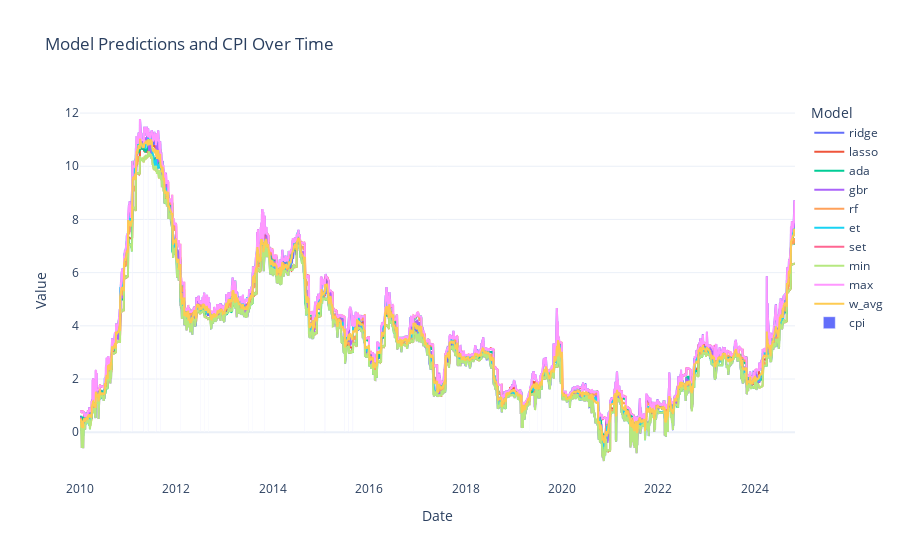

This figure's notebook cell:
### Code cell
# Create a figure
fig = go.Figure()
# Add line plots for each model's predictions
for col in all_forecast.columns[1:-1]:
    fig.add_trace(go.Scatter(x=all_forecast.index, y=all_forecast[col], mode='lines', name=col))
# Add a bar plot for the 'cpi' values
fig.add_trace(go.Bar(x=all_forecast.index, y=all_forecast['cpi'], name='cpi', opacity=1.0))

# Update layout for better visualization
fig.update_layout(
    title='Model Predictions and CPI Over Time',
    xaxis_title='Date',
    yaxis_title='Value',
    legend_title='Model',
    template='plotly_white'
)

# Show the plot
fig.show()

### Figure 1 — Plotly figure (JSON) as saved in the notebook; plotly's stock layout.template omitted (floating-point values rounded to 4 significant figures; data arrays with more than 128 entries replaced by an {"elided": "..."} marker saying what was removed)
{"data": [{"mode": "lines", "name": "ridge", "type": "scatter", "x": {"elided": "5759 str values"}, "y": {"elided": "5759 float values"}}, {"mode": "lines", "name": "lasso", "type": "scatter", "x": {"elided": "5759 str values"}, "y": {"elided": "5759 float values"}}, {"mode": "lines", "name": "ada", "type": "scatter", "x": {"elided": "5759 str values"}, "y": {"elided": "5759 float values"}}, {"mode": "lines", "name": "gbr", "type": "scatter", "x": {"elided": "5759 str values"}, "y": {"elided": "5759 float values"}}, {"mode": "lines", "name": "rf", "type": "scatter", "x": {"elided": "5759 str values"}, "y": {"elided": "5759 float values"}}, {"mode": "lines", "name": "et", "type": "scatter", "x": {"elided": "5759 str values"}, "y": {"elided": "5759 float values"}}, {"mode": "lines", "name": "set", "type": "scatter", "x": {"elided": "5759 str values"}, "y": {"elided": "5759 str values"}}, {"mode": "lines", "name": "min", "type": "scatter", "x": {"elided": "5759 str values"}, "y": {"elided": "5759 float values"}}, {"mode": "lines", "name": "max", "type": "scatter", "x": {"elided": "5759 str values"}, "y": {"elided": "5759 float values"}}, {"mode": "lines", "name": "w_avg", "type": "scatter", "x": {"elided": "5759 str values"}, "y": {"elided": "5759 float values"}}, {"name": "cpi", "opacity": 1, "type": "bar", "x": {"elided": "5759 str values"}, "y": {"elided": "5759 float values"}}], "layout": {"legend": {"title": {"text": "Model"}}, "title": {"text": "Model Predictions and CPI Over Time"}, "xaxis": {"title": {"text": "Date"}}, "yaxis": {"title": {"text": "Value"}}}}
